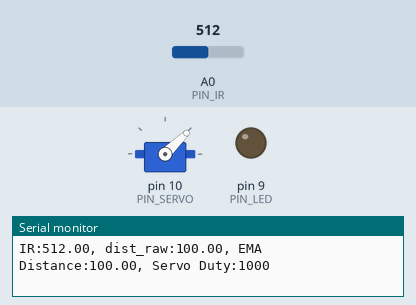
This sketch was run on a simulated Arduino Uno, built with avr-gcc and run on an emulated ATmega328P. Parts: servo, output pins drawn as LEDs (lit = HIGH), the last lines printed to the serial monitor. The test bench sets the inputs (shaded band); at power-on: A0 (PIN_IR) = 512.

Above: at 1.2 s.
1.3 s: A0 (PIN_IR) set to 500
2.8 s: A0 (PIN_IR) set to 476
At 3.2 s:
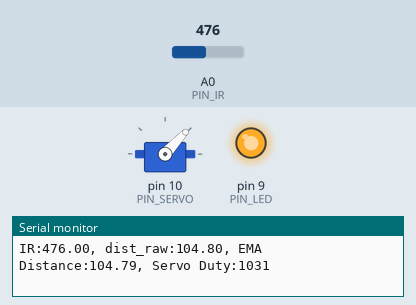
4.3 s: A0 (PIN_IR) set to 306
At 5.2 s:
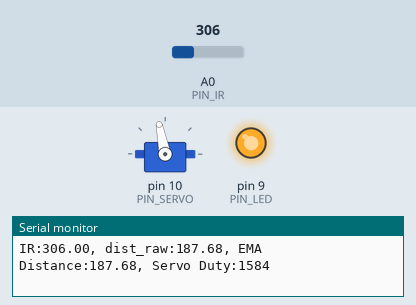
6.0 s: A0 (PIN_IR) set to 122
At 7.1 s:
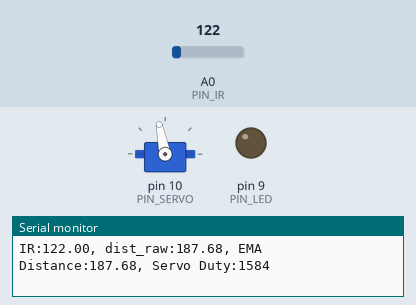
Timing chart, 0 to 8.5 s (numbered marks = the images above; inputs shaded):
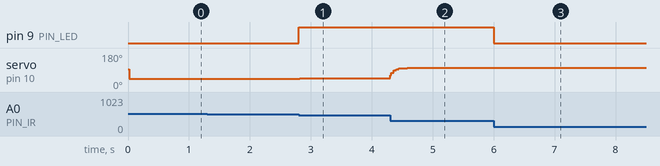

The sketch:

17_example_3.ino
```cpp
#include <Servo.h>

// Arduino pin assignment
#define PIN_IR    A0         // IR sensor at Pin A0
#define PIN_LED   9          // LED pin
#define PIN_SERVO 10         // Servo pin

// Servo duty cycle boundaries (microseconds)
#define _DUTY_MIN 1000       // Servo position at 0 degrees
#define _DUTY_NEU 1500       // Servo neutral position (horizontal)
#define _DUTY_MAX 2000       // Servo position at 180 degrees

// Distance boundaries for control (in mm)
#define _DIST_CLOSE 100.0    // Close distance threshold (100mm or 10cm)
#define _DIST_FAR   250.0    // Far distance threshold (250mm or 25cm)

// Configurable parameters
#define EMA_ALPHA  0.7       // EMA weight for new sample (range: 0 to 1)
#define LOOP_INTERVAL 20     // Loop interval in milliseconds

Servo myservo;
unsigned long last_loop_time = 0;  // Last loop timestamp initialized to 0

float dist_prev = _DIST_CLOSE;
float dist_ema = _DIST_CLOSE;

void setup()
{
  pinMode(PIN_LED, OUTPUT);

  myservo.attach(PIN_SERVO);
  myservo.writeMicroseconds(_DUTY_NEU);  // Set servo to neutral position (horizontal)

  Serial.begin(1000000);    // Set Serial to maximum speed
}

void loop()
{
  unsigned long time_curr = millis();
  int duty;
  float a_value, dist_raw;

  // Wait until the next event time
  if (time_curr < (last_loop_time + LOOP_INTERVAL))
    return;
  last_loop_time += LOOP_INTERVAL;

  // Read IR sensor and calculate distance in mm
  a_value = analogRead(PIN_IR);
  dist_raw = ((6762.0 / (a_value - 9.0)) - 4.0) * 10.0;

  // Apply range filter (valid distances only)
  if (dist_raw >= _DIST_CLOSE && dist_raw <= _DIST_FAR) {
    digitalWrite(PIN_LED, HIGH); // Turn on LED if within valid range
  } else {
    digitalWrite(PIN_LED, LOW);  // Turn off LED if out of range
    dist_raw = dist_prev;        // Use previous distance if out of range
  }

  // Apply EMA filter for distance
  dist_ema = EMA_ALPHA * dist_ema + (1.0 - EMA_ALPHA) * dist_raw;
  dist_prev = dist_raw;

  // Determine servo position based on distance
  if (dist_ema <= _DIST_CLOSE) {
    // Ball is very close: lower the servo (e.g., 0 degrees)
    duty = _DUTY_MIN;
  } else if (dist_ema >= _DIST_FAR) {
    // Ball is far: raise the servo (e.g., 180 degrees)
    duty = _DUTY_MAX;
  } else {
    // Ball is in between: map distance to servo position
    duty = _DUTY_MIN + (dist_ema - _DIST_CLOSE) * (_DUTY_MAX - _DUTY_MIN) / (_DIST_FAR - _DIST_CLOSE);
  }

  // Move servo to calculated position
  myservo.writeMicroseconds(duty);

  // Debugging: Serial output
  Serial.print("IR:");        Serial.print(a_value);
  Serial.print(", dist_raw:"); Serial.print(dist_raw);
  Serial.print(", EMA Distance:"); Serial.print(dist_ema);
  Serial.print(", Servo Duty:"); Serial.println(duty);
}
```

Measured:
- the behaviour switches between 493 and 492 on A0 (PIN_IR) (found by bisection; images 0 and 1)
- after the input at 2.8 s, pin 9 (PIN_LED): LOW → HIGH at once; servo on pin 10 (PIN_SERVO): 44° → 47° at once
- after the input at 4.3 s, servo on pin 10 (PIN_SERVO): 47° → 100° at once, → 101° 0.28 s later
- after the input at 6.0 s, pin 9 (PIN_LED): HIGH → LOW at once
